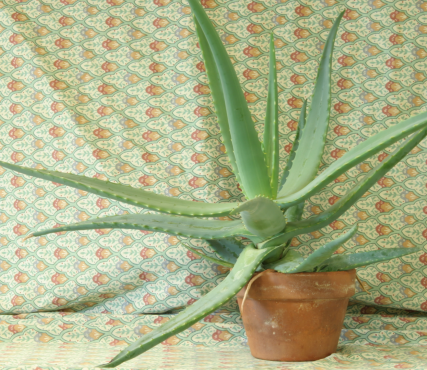
#> input picture data/Aloe/img_L.png, 427 x 370 px; its folder holds 4 pictures in this run
$ python main.py   (older library calls are emulated)
#> lines starting #> are read from the running program, lines starting #| are printed output that depends on the picture
### data.py
from PIL import Image
import numpy as np
import os

FOCAL_LENGTH = 3740
BASELINE = 0.16
SCENES_WITH_GT_DISPARITIES = ["Aloe", "Flowerpots", "Bowling1"]
SCENES_WITHOUT_GT_DISPARITIES = [scene for scene in os.listdir(os.path.join(".", "data")) if scene not in SCENES_WITH_GT_DISPARITIES]
CHOSEN_GT_SCENE_INDEX = 0
CHOSEN_WITHOUT_GT_SCENE_INDEX = -4


def read_image(image_path):
	pil_image = Image.open(image_path)
	np_image = np.array(pil_image)
	return np_image


def get_scene_images(scene_name):
	img_l = read_image(os.path.join(".", "data", scene_name, "img_L.png"))
#> in read_image, pil_image is the input picture: PIL image 427x370 RGB; mean R, G, B 170.3, 176.3, 135.7
	img_r = read_image(os.path.join(".", "data", scene_name, "img_R.png"))
#> call 2 of read_image, with image_path = './data/Aloe/img_R.png'
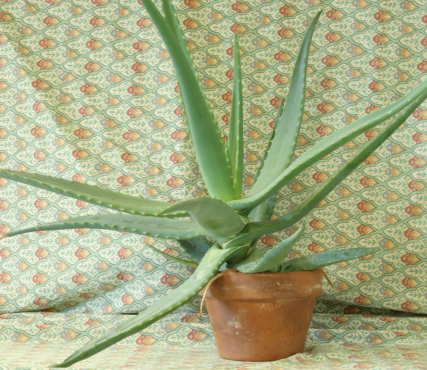
#> input picture data/Aloe/img_R.png, 427 x 370 px
#> in read_image, pil_image is the input picture: PIL image 427x370 RGB; mean R, G, B 167.1, 173.2, 133.2
	return img_l, img_r


def get_scene_disparities(scene_name):
	assert scene_name in SCENES_WITH_GT_DISPARITIES
	d_l = read_image(os.path.join(".", "data", scene_name, "D_L.png"))
#> call 3 of read_image, with image_path = './data/Aloe/D_L.png'
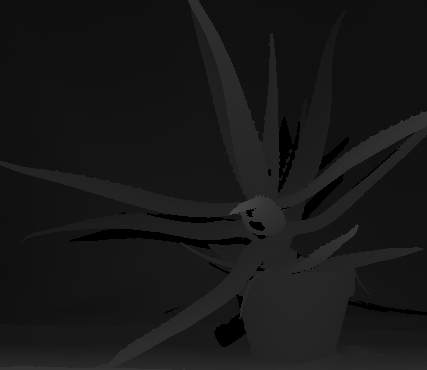
#> input picture data/Aloe/D_L.png, 427 x 370 px
#> in read_image, pil_image is the input picture: PIL image 427x370 L; min 0, max 70, mean 23.4
	d = read_image(os.path.join(".", "data", scene_name, "D.png"))
#> call 4 of read_image, with image_path = './data/Aloe/D.png'
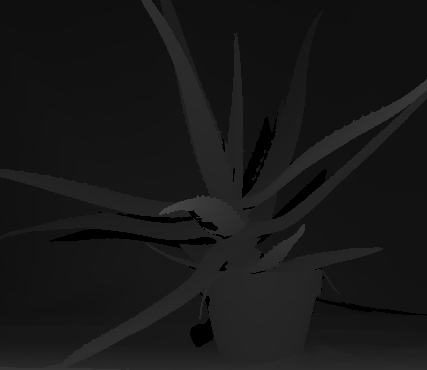
#> input picture data/Aloe/D.png, 427 x 370 px
#> in read_image, pil_image is the input picture: PIL image 427x370 L; min 0, max 70, mean 23.5
	return d_l, d

### visualization.py
import matplotlib.pyplot as plt

FIG_SIZE = (10, 10)


# ---------- plot single image ---------- #

def plot_image(np_image, title=None):
	plt.figure(figsize=FIG_SIZE)
	cmap = "gray" if len(np_image.shape) == 2 else None
	plt.imshow(np_image, cmap=cmap)
	if title is not None:
		plt.title(title)
	plt.show()


# ---------- plot scene ---------- #

def plot_axes(axes, np_image, title=None):
	cmap = "gray" if len(np_image.shape) == 2 else None
	axes.imshow(np_image, cmap=cmap)
	if title is not None:
		axes.set_title(title)


def plot_scene(img_l, img_r, d_l, d):
	# plot
	fig, axs = plt.subplots(nrows=2, ncols=2, figsize=FIG_SIZE)
	plot_axes(axs[0, 0], img_l, title="Left Image")
	plot_axes(axs[0, 1], img_r, title="Right Image")
	plot_axes(axs[1, 0], d_l, title="Left Disparity Map")
	plot_axes(axs[1, 1], d, title="Right Disparity Map")
	fig.tight_layout()
	plt.show()

### evaluation.py
import numpy as np
import utils


# [9 lines left out: function evaluate_disparity, not called in this run]


def get_disparity_rgb_distances(img_l, img_r, d):
	assert img_l.shape == img_r.shape, "images must be of same shape"
	assert (len(img_l.shape) == 3) and (img_l.shape[-1] == 3), "images must be in HxWx3 form"
	h, w, _ = img_l.shape
#> h = 370; w = 427

	# turn the two images to greyscale
	img_l_gray, img_r_gray = utils.rgb2grey(img_l), utils.rgb2grey(img_r)
	differences_image = np.zeros_like(img_l_gray)
	# loop over all the points in "img_R"
	for i in range(h):
		for j in range(w):
			# disparity of zero means unknown disparity due to occlusions
			if d[i][j] != 0:
				img_l_index = j + d[i][j]
				if 0 <= img_l_index < w:
					# compute the absolute difference between the point and the matching point in "img_L" according to formula 1
					differences_image[i][j] = np.abs(img_r_gray[i][j] - img_l_gray[i][img_l_index])
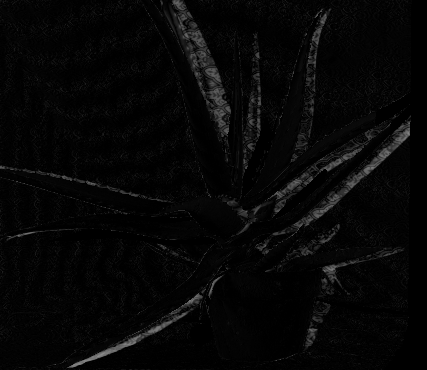
#> differences_image: shape (370, 427) float64; min 0, max 140, mean 6.9
	return differences_image

### utils.py
import numpy as np
import plotly
import plotly.graph_objects as go


def pflat(x):
    return x/x[-1]


def rgb2grey(img):
    assert len(img.shape) == 3 and img.shape[-1] == 3, "image must be in HxWx3 form"
    # gray = 0.2989 * r + 0.5870 * g + 0.1140 * b
    return np.dot(img, [0.299, 0.587, 0.114])


# ---------- plot cameras ---------- #

def decompose_camera_matrix(P, K):
    """
    Decompose camera matrices to R and t s.t P[i] = K*R^T[I -t]
    :param P: ndarray of shape [n_cam, 3, 4], the cameras
    :param K: ndarray of shape [n_cam, 3, 3], the calibration matrices
    :return: R: ndarray of shape [n_cam, 3, 3]
            t: ndarray of shape [n_cam, 3]
    """
    Rt = np.linalg.inv(K) @ P
    Rs = np.transpose(Rt[:, :, :3],(0,2,1))
    ts = np.squeeze(-Rs @ np.expand_dims(Rt[:, 0:3, 3], axis=-1))
    return Rs, ts


def get_3D_quiver_trace(points, directions, color='#bd1540', name=''):
    assert points.shape[1] == 3, "3d cone plot input points are not correctely shaped "
    assert len(points.shape) == 2, "3d cone plot input points are not correctely shaped "
    assert directions.shape[1] == 3, "3d cone plot input directions are not correctely shaped "
    assert len(directions.shape) == 2, "3d cone plot input directions are not correctely shaped "

    trace = go.Cone(
        name=name,
        x=points[:, 0],
        y=points[:, 1],
        z=points[:, 2],
        u=directions[:, 0],
        v=directions[:, 1],
        w=directions[:, 2],
        sizemode='absolute',
        sizeref=0.5,
        showscale=False,
        colorscale=[[0, color], [1, color]],
        anchor="tail"
    )

    return trace


def get_3D_scater_trace(points, color, name='3d_points',size=0.5):
    assert points.shape[0] == 3, "3d plot input points are not correctely shaped "
    assert len(points.shape) == 2, "3d plot input points are not correctely shaped "

    trace = go.Scatter3d(
        name=name,
        x=points[0, :],
        y=points[1, :],
        z=points[2, :],
        mode='markers',
        marker=dict(
            size=size,
            color=color,
        )
    )
    return trace


def plot_cameras(P, K, X, title='reconstruction', point_colors='#3366CC'):
    """
    Plot a 3D image of the points and cameras
    :param P: ndarray of shape [n_cam, 3, 4], the cameras
    :param K: ndarray of shape [n_cam, 3, 3], the calibration matrices
    :param X: ndarray of shape [4, n_points], the predicted 3D points
    :param title: the name of the plot
    :param plotly color. Can by an ndarray of shapes [N_points, 3]
    """
    R,t = decompose_camera_matrix(P, K)
    data = []
    data.append(get_3D_quiver_trace(t, R[:, :3, 2], color='#86CE00', name='cam_learn'))
    data.append(get_3D_scater_trace(t.T, color='#86CE00', name='cam_learn', size=1))
    data.append(get_3D_scater_trace(X[:3,:], point_colors, '3D points', size=0.5))

    fig = go.Figure(data=data)
    path = title+'.html'
    plotly.offline.plot(fig, filename=path, auto_open=False)

### geometry.py
import numpy as np
import utils


# ---------- 3.2  3D Plot ---------- #

def get_image_center(h, w):
	x_0 = w // 2 - 0.5 * ((w + 1) % 2)
	y_0 = h // 2 - 0.5 * ((h + 1) % 2)
	return x_0, y_0


def get_camera_matrices(focal_length, base_line, x_0, y_0):
	K = np.array([[focal_length, 0, x_0],
				  [0, focal_length, y_0],
				  [0, 0, 1]])
	calibrated_P = np.concatenate((np.eye(3), np.array([[-base_line, 0, 0]]).T), axis=1)
	P = np.matmul(K, calibrated_P)
	return P, K


def get_3d_points_from_disparities(disparity_map, focal_length, base_line, x_0, y_0, right_image=True):
	# extract consts
	h, w = disparity_map.shape

	# calculate Z
	disparity_map = np.where(disparity_map == 0, np.nan, disparity_map)
	Z = (base_line * focal_length) / disparity_map

	# calculate Y
	X, Y = np.meshgrid(range(w), range(h))
	Y = ((Y - y_0) / focal_length) * Z
	X = ((X - x_0) / focal_length) * Z
	if right_image: X += base_line

	# build 3D points
	points = np.stack((X, Y, Z, np.ones_like(Y)), axis=0)
	return points


# ---------- 3.3  Novel View ---------- #

def project_points(points, P):
	return utils.pflat(np.matmul(P, points))


# [43 lines left out: functions novel_view_image, remove_black_stripes, not called in this run]

### main.py
from matplotlib import pyplot as plt
import numpy as np

import data
import visualization
import evaluation
import geometry
import utils

"""			3.1  Sanity Check			"""
# choose scene
chosen_scene = data.SCENES_WITH_GT_DISPARITIES[data.CHOSEN_GT_SCENE_INDEX]
# get images and gt disparities of scene
img_l, img_r = data.get_scene_images(chosen_scene)
d_l, d = data.get_scene_disparities(chosen_scene)
# visualize images and gt disparities
visualization.plot_scene(img_l, img_r, d_l, d)
# visualize a validation of gt disparities
differences_image = evaluation.get_disparity_rgb_distances(img_l, img_r, d)
visualization.plot_image(differences_image)

"""			3.2  3D Plot				"""
# extract constants
h, w = img_r.shape[:2]
#> h = 370; w = 427
x_0, y_0 = geometry.get_image_center(h=h, w=w)
#> x_0 = 213; y_0 = 184.5
# calculate 3d points from the two views
points_r = geometry.get_3d_points_from_disparities(disparity_map=d,
												   focal_length=data.FOCAL_LENGTH, base_line=data.BASELINE,
												   x_0=x_0, y_0=y_0,
												   right_image=True)
points_l = geometry.get_3d_points_from_disparities(disparity_map=d_l,
												   focal_length=data.FOCAL_LENGTH, base_line=data.BASELINE,
												   x_0=x_0, y_0=y_0,
												   right_image=False)
#> call 2 of get_3d_points_from_disparities, with focal_length = 3740, base_line = 0.16, x_0 = 213, y_0 = 184.5, right_image = False
#> in get_3d_points_from_disparities (call 2), `Z = (base_line * focal_length) / disparity_map`:
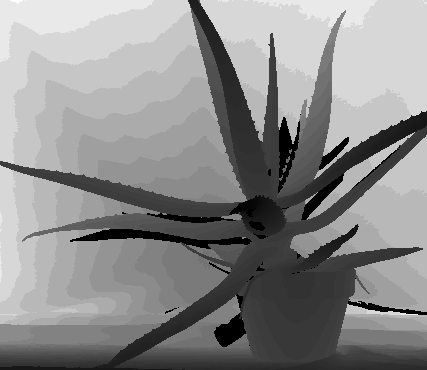
#> Z: shape (370, 427) float64; 2.91% of the values are NaN or infinite; the others: min 8.55, max 42.74, mean 27.95; drawn with min black, max white, NaN and infinite black
#> in get_3d_points_from_disparities (call 2), `Y = ((Y - y_0) / focal_length) * Z`:
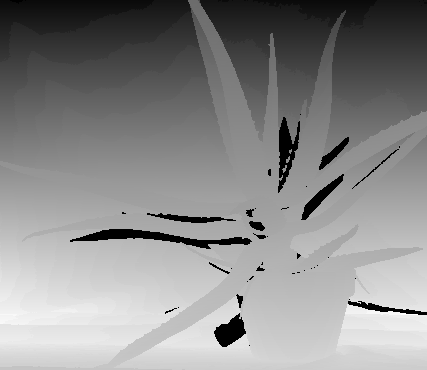
#> Y: shape (370, 427) float64; 2.91% of the values are NaN or infinite; the others: min -2.11, max 1.38, mean -0.152; drawn with min black, max white, NaN and infinite black
#> in get_3d_points_from_disparities (call 2), `X = ((X - x_0) / focal_length) * Z`:
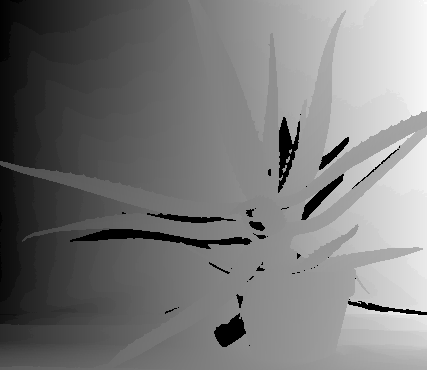
#> X: shape (370, 427) float64; 2.91% of the values are NaN or infinite; the others: min -2.32, max 2.27, mean -0.0581; drawn with min black, max white, NaN and infinite black
# get camera matrices for the two views
P_r, K_r = geometry.get_camera_matrices(focal_length=data.FOCAL_LENGTH, base_line=data.BASELINE,
										x_0=x_0, y_0=y_0)
P_l, K_l = geometry.get_camera_matrices(focal_length=data.FOCAL_LENGTH, base_line=0,
										x_0=x_0, y_0=y_0)
# plot the 3D points and the camera
utils.plot_cameras(P=np.stack((P_l, P_r), axis=0),
				   K=np.stack((K_l, K_r), axis=0),
				   X=np.concatenate((points_l.reshape(4, -1), points_r.reshape(4, -1)), axis=1),
				   title="3.2_3D_plot_reconstruction",
				   point_colors=np.concatenate((img_l.reshape(-1, 3), img_r.reshape(-1, 3)), axis=0))
#> in decompose_camera_matrix, `ts = np.squeeze(-Rs @ np.expand_dims(Rt[:, 0:3, 3], axis=-1))`: ts = [[0, 0, 0], [0.16, 0, 0]]

"""				Finish					"""
plt.show()
